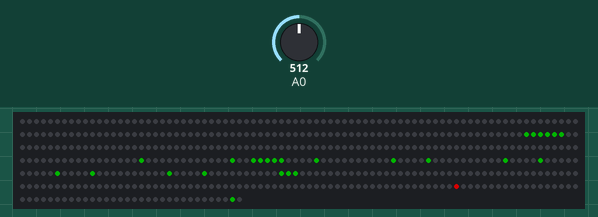
The sketch below on a simulated Arduino Uno, built with avr-gcc and run on an emulated ATmega328P. On the bench: 512 RGB LEDs in strip order, left to right, continuing on the next row. The test bench sets the inputs (shaded band); at power-on: A0 = 512. Dim RGB values are drawn brighter than linear; random numbers use the default seed unless the sketch sets one.

Above: at 23.89 s.
At 35.3 s:
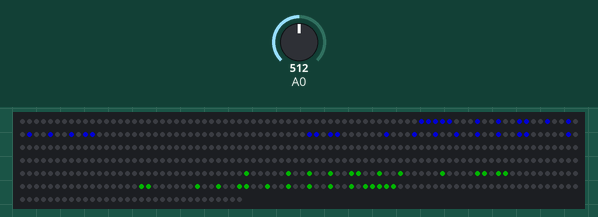

The sketch:

v2.ino
```cpp
// snek v2 — a self-playing snake on the vitals 16x32 LED stack.
//
// A tidy-up of ../snek.ino, moved onto the two-panel display from
// vitals-system/vitals. The maths and every decision the snake makes
// are unchanged from v1; what's new is the layout, the naming, the
// digit-font storage, and the panel mapping (v1 drove one 64x8 panel,
// this drives a 32-wide, 16-tall stack). Build this folder on its own
// (arduino-cli compile snek/v2); it does not touch ../snek.ino.
//
// Hardware
//   Two 32x8 WS2812B panels stacked vertically, DIN on pin 2 — a
//   32-wide, 16-tall display. Same panels and wiring as
//   vitals-system/vitals.
//     rows 0..7   -> top panel
//     rows 8..15  -> bottom panel
//   Each panel is an internal vertical serpentine, 8 LEDs per column.
//   The three flags below (which panel gets DIN first, whether each is
//   mounted upside-down) match the vitals build.
//
// How it plays
//   Every STEP_MS the snake ranks the four directions by wrapped
//   distance to the food (nearest first), then takes the first one that
//   doesn't run into its own body — looking exactly one step ahead. If
//   all four are blocked it takes the nearest anyway and dies: the run
//   length and the best-ever length flash (run length on the top panel,
//   best on the bottom), then a new game starts. The board is a torus,
//   so the snake and the food wrap around every edge.
//
// Bring-up
//   MODE = MODE_TEST walks a single green pixel across the grid and
//   prints x,y to Serial @ 9600. It should travel left->right along the
//   top row, then step down, ending bottom-right. Adjust the panel
//   flags until it does, then set MODE = MODE_RUN to play.

#include <FastLED.h>
#include <stdlib.h>
#include <string.h>

// ===================== build switches =====================
#define MODE_RUN    0
#define MODE_TEST   1   // walk a single green pixel across the grid
#define MODE_DIGITS 2   // static 123 on the top panel, 456 on the bottom
#define MODE        MODE_RUN

// ===================== hardware =====================
#define LED_PIN     2
#define CHIPSET     WS2812B
#define COLOR_ORDER GRB
#define BRIGHTNESS  128

// ===================== panel layout =====================
// Each panel: 8 leds per column, internal vertical serpentine. Verify
// with MODE_TEST, then leave these alone.
#define PANEL_W    32
#define PANEL_H    8
#define PANEL_LEDS (PANEL_W * PANEL_H)

#define TOP_IS_FIRST         0   // 1 if the data line (DIN) enters the TOP panel
#define TOP_PANEL_ROTATED    1   // top panel physically mounted upside-down
#define BOTTOM_PANEL_ROTATED 0

// ===================== board geometry =====================
#define WIDTH    PANEL_W
#define HEIGHT   (PANEL_H * 2)
#define NUM_LEDS (WIDTH * HEIGHT)
#define STEP_MS  50            // delay between snake moves

CRGB leds[NUM_LEDS];

// ===================== directions =====================
#define NONE  0
#define LEFT  1
#define UP    2
#define RIGHT 3
#define DOWN  4

// ===================== types =====================
// Defined before any function so Arduino's auto-generated prototypes
// can see them.
struct Point {
  int x;
  int y;
};

struct Snake {
  Point *body;   // body[0] is the head
  int    len;
  int    cap;    // Points allocated in body
  int    dir;
};

Snake snek = {};
Point food;

// ===================== score-digit font =====================
// 5-wide x 7-tall glyphs, one per digit, drawn in the panel's own
// orientation: x runs left->right, y runs top->bottom with y=0 at the
// top. Each array lists that digit's lit cells as interleaved x,y.
// Kept in flash; the render path reads them with pgm_read_byte.
//
//   0        1        2        3        4        5
//   .###.    ..#..    .###.    ###..    ...#.    #####
//   #...#    .##..    #...#    ....#    ..##.    #....
//   #...#    ..#..    ....#    ....#    .#.#.    #....
//   #...#    ..#..    ...#.    .###.    #..#.    ####.
//   #...#    ..#..    ..#..    ....#    #####    ....#
//   #...#    ..#..    .#...    ....#    ...#.    ....#
//   .###.    .###.    #####    ###..    ...#.    ####.
//
//   6        7        8        9
//   .###.    #####    .###.    .###.
//   #....    ....#    #...#    #...#
//   #....    ...#.    #...#    #...#
//   ####.    ..#..    .###.    .####
//   #...#    .#...    #...#    ....#
//   #...#    .#...    #...#    ....#
//   .###.    .#...    .###.    .###.
static const uint8_t GLYPH_0[] PROGMEM = { 1,0, 2,0, 3,0, 0,1, 4,1, 0,2, 4,2, 0,3, 4,3, 0,4, 4,4, 0,5, 4,5, 1,6, 2,6, 3,6 };
static const uint8_t GLYPH_1[] PROGMEM = { 2,0, 1,1, 2,1, 2,2, 2,3, 2,4, 2,5, 1,6, 2,6, 3,6 };
static const uint8_t GLYPH_2[] PROGMEM = { 1,0, 2,0, 3,0, 0,1, 4,1, 4,2, 3,3, 2,4, 1,5, 0,6, 1,6, 2,6, 3,6, 4,6 };
static const uint8_t GLYPH_3[] PROGMEM = { 0,0, 1,0, 2,0, 4,1, 4,2, 1,3, 2,3, 3,3, 4,4, 4,5, 0,6, 1,6, 2,6 };
static const uint8_t GLYPH_4[] PROGMEM = { 3,0, 2,1, 3,1, 1,2, 3,2, 0,3, 3,3, 0,4, 1,4, 2,4, 3,4, 4,4, 3,5, 3,6 };
static const uint8_t GLYPH_5[] PROGMEM = { 0,0, 1,0, 2,0, 3,0, 4,0, 0,1, 0,2, 0,3, 1,3, 2,3, 3,3, 4,4, 4,5, 0,6, 1,6, 2,6, 3,6 };
static const uint8_t GLYPH_6[] PROGMEM = { 1,0, 2,0, 3,0, 0,1, 0,2, 0,3, 1,3, 2,3, 3,3, 0,4, 4,4, 0,5, 4,5, 1,6, 2,6, 3,6 };
static const uint8_t GLYPH_7[] PROGMEM = { 0,0, 1,0, 2,0, 3,0, 4,0, 4,1, 3,2, 2,3, 1,4, 1,5, 1,6 };
static const uint8_t GLYPH_8[] PROGMEM = { 1,0, 2,0, 3,0, 0,1, 4,1, 0,2, 4,2, 1,3, 2,3, 3,3, 0,4, 4,4, 0,5, 4,5, 1,6, 2,6, 3,6 };
static const uint8_t GLYPH_9[] PROGMEM = { 1,0, 2,0, 3,0, 0,1, 4,1, 0,2, 4,2, 1,3, 2,3, 3,3, 4,3, 4,4, 4,5, 1,6, 2,6, 3,6 };

struct Glyph {
  const uint8_t *cells;   // PROGMEM, interleaved x,y
  uint8_t        pairs;
};

static const Glyph GLYPHS[10] = {
  { GLYPH_0, sizeof(GLYPH_0) / 2 },
  { GLYPH_1, sizeof(GLYPH_1) / 2 },
  { GLYPH_2, sizeof(GLYPH_2) / 2 },
  { GLYPH_3, sizeof(GLYPH_3) / 2 },
  { GLYPH_4, sizeof(GLYPH_4) / 2 },
  { GLYPH_5, sizeof(GLYPH_5) / 2 },
  { GLYPH_6, sizeof(GLYPH_6) / 2 },
  { GLYPH_7, sizeof(GLYPH_7) / 2 },
  { GLYPH_8, sizeof(GLYPH_8) / 2 },
  { GLYPH_9, sizeof(GLYPH_9) / 2 },
};

// ===================== panel mapping =====================
// Ported from vitals-system/vitals. index within one panel, local
// coords px:0..31 py:0..7.
static uint16_t panelLocal(uint8_t px, uint8_t py) {
  px = PANEL_W - 1 - px;                // data-in / column 0 is on the right
  return (px & 1) ? (px * PANEL_H + py)
                  : (px * PANEL_H + (PANEL_H - 1 - py));
}

// global (x,y), origin top-left, -> strip index
static int xy(int x, int y) {
  bool inTop = (y < PANEL_H);
  uint8_t px = x;
  uint8_t py = inTop ? y : (y - PANEL_H);
  bool rotated = inTop ? TOP_PANEL_ROTATED : BOTTOM_PANEL_ROTATED;
  if (rotated) { px = PANEL_W - 1 - px; py = PANEL_H - 1 - py; }
  uint16_t base = (inTop == (bool)TOP_IS_FIRST) ? 0 : PANEL_LEDS;
  return base + panelLocal(px, py);
}

static void drawPixel(int x, int y, CRGB::HTMLColorCode color) {
  if (x < 0 || x >= WIDTH || y < 0 || y >= HEIGHT) return;   // two-panel map: never index off-grid
  leds[xy(x, y)] = color;
}

// ===================== font rendering =====================
// one digit, its top-left corner at (xOffset, yOffset)
static void drawDigit(int xOffset, int yOffset, int digit, CRGB::HTMLColorCode color) {
  if (digit < 0 || digit > 9) return;      // v1 drew nothing outside 0..9
  const Glyph &g = GLYPHS[digit];
  for (uint8_t i = 0; i < g.pairs; i++) {
    uint8_t cx = pgm_read_byte(&g.cells[2 * i]);
    uint8_t cy = pgm_read_byte(&g.cells[2 * i + 1]);
    drawPixel(xOffset + cx, yOffset + cy, color);
  }
}

// up to three digits: hundreds (only when non-zero), tens, ones — at
// xOffset, xOffset+8, xOffset+16, exactly as v1's drawNum.
static void drawNumber(int xOffset, int yOffset, int value, CRGB::HTMLColorCode color) {
  int hundreds = value / 100;
  if (hundreds) drawDigit(xOffset, yOffset, hundreds, color);
  drawDigit(xOffset + 8,  yOffset, (value % 100) / 10, color);
  drawDigit(xOffset + 16, yOffset, value % 10,         color);
}

// ===================== snake =====================
static void newSnek() {
  if (snek.body != NULL) free(snek.body);
  snek.body = (Point *) calloc(10, sizeof(*snek.body));   // head starts at (0,0)
  snek.len  = 1;
  snek.cap  = 10;
  snek.dir  = NONE;
}

static void snekDraw() {
  for (int i = 0; i < snek.len; i++)
    drawPixel(snek.body[i].x, snek.body[i].y, CRGB::Green);
}

// Is p on the snake? The tail (body[len-1]) is skipped: it vacates its
// cell on the same step, so moving onto it is legal.
static bool snekContains(Point p) {
  for (int i = 0; i < snek.len - 1; i++)
    if (snek.body[i].x == p.x && snek.body[i].y == p.y) return true;
  return false;
}

// shift the body up one slot and drop in the new head (no growth)
static void snekMove(Point head) {
  memmove(&snek.body[1], &snek.body[0], sizeof(*snek.body) * (snek.len - 1));
  snek.body[0] = head;
}

// same, but keep the tail and double the buffer if it's full
static void snekFeed(Point head) {
  if (snek.len == snek.cap) {
    snek.cap *= 2;
    snek.body = (Point *) realloc(snek.body, snek.cap * sizeof(*snek.body));
  }
  memmove(&snek.body[1], &snek.body[0], sizeof(*snek.body) * snek.len);
  snek.body[0] = head;
  snek.len++;
}

// ===================== food =====================
static Point newFood() {
  int x = random(WIDTH);
  int y = random(HEIGHT);
  while (snekContains(Point{x, y})) {
    x = random(WIDTH);
    y = random(HEIGHT);
  }
  return Point{x, y};
}

static void foodDraw() {
  drawPixel(food.x, food.y, CRGB::Red);
}

// ===================== movement =====================
// one step in dir from p, wrapping around every edge
static Point coordsForDir(Point p, int dir) {
  switch (dir) {
    case LEFT:  if (--p.x == -1)     p.x = WIDTH - 1;  break;
    case UP:    if (++p.y == HEIGHT) p.y = 0;          break;
    case RIGHT: if (++p.x == WIDTH)  p.x = 0;          break;
    case DOWN:  if (--p.y == -1)     p.y = HEIGHT - 1; break;
  }
  return p;
}

// ===================== the AI =====================
struct Choice {
  int dir;
  int n;     // wrapped distance to the food in that direction
};

static int cmpChoice(const void *a, const void *b) {
  return ((const Choice *)a)->n - ((const Choice *)b)->n;
}

// Rank the four directions nearest-first. Returns a pointer to a static
// buffer, valid until the next call.
static int *snekChoices() {
  int nLeft  = (snek.body[0].x - food.x + WIDTH)  % WIDTH;
  int nRight = (food.x - snek.body[0].x + WIDTH)  % WIDTH;
  int nUp    = (food.y - snek.body[0].y + HEIGHT) % HEIGHT;
  int nDown  = (snek.body[0].y - food.y + HEIGHT) % HEIGHT;

  Choice dirs[4] = {
    { LEFT,  nLeft  },
    { RIGHT, nRight },
    { UP,    nUp    },
    { DOWN,  nDown  },
  };
  qsort(dirs, 4, sizeof(Choice), cmpChoice);

  static int choices[4];
  if (dirs[0].n == 0 && dirs[1].n == 0) {
    // head already shares a row or column with the food: close the gap
    // on the other axis first, keep the aligned axis as the fallback.
    choices[0] = dirs[2].dir;
    choices[1] = dirs[3].dir;
    choices[2] = dirs[0].dir;
    choices[3] = dirs[1].dir;
    return choices;
  }
  for (int i = 0; i < 4; i++) choices[i] = dirs[i].dir;
  return choices;
}

// first ranked direction that doesn't hit the body; if all four do,
// take the best one and die.
static int evalChoices(int choices[4]) {
  for (int i = 0; i < 4; i++)
    if (!snekContains(coordsForDir(snek.body[0], choices[i])))
      return choices[i];
  return choices[0];
}

// ===================== one game step =====================
static void showScores();   // defined below

static void snekUpdate(int dir) {
  Point head = coordsForDir(snek.body[0], dir);
  snek.dir = dir;

  if (snekContains(head)) {
    showScores();
    newSnek();
    food = newFood();
  } else if (head.x == food.x && head.y == food.y) {
    snekFeed(head);
    food = newFood();
  } else {
    snekMove(head);
  }
}

// ===================== score screen =====================
// Blink the run length (top panel) above the best-ever length (bottom
// panel), five times. The run length is green if it's a new best, blue
// if it ties, red otherwise; the best-ever length is always blue.
static void showScores() {
  static int best = 0;
  CRGB::HTMLColorCode color = CRGB::Red;
  if (snek.len > best) {
    best = snek.len;
    color = CRGB::Green;
  } else if (snek.len == best) {
    color = CRGB::Blue;
  }
  for (int i = 0; i < 5; i++) {
    FastLED.clearData();
    if (i % 2 == 0) drawNumber(4, 0, snek.len, color);
    drawNumber(4, PANEL_H, best, CRGB::Blue);
    FastLED.show();
    delay(500);
  }
}

// ===================== RNG seed =====================
// 32 low bits of a floating analog pin, one bit per read.
static void setupRandom() {
  unsigned long seed = 0;
  for (int i = 0; i < 32; i++)
    seed |= (unsigned long)(analogRead(A0) & 0x01) << i;
  randomSeed(seed);
}

// ===================== main =====================
void setup() {
  Serial.begin(9600);
  setupRandom();
  FastLED.addLeds<CHIPSET, LED_PIN, COLOR_ORDER>(leds, NUM_LEDS)
         .setCorrection(TypicalSMD5050);
  FastLED.setBrightness(BRIGHTNESS);
  FastLED.clearData();
  newSnek();
  food = newFood();
  snekDraw();
  foodDraw();
  FastLED.show();
  delay(STEP_MS);
}

#if MODE == MODE_TEST
void loop() {
  static uint8_t tx = 0, ty = 0;
  FastLED.clearData();
  drawPixel(tx, ty, CRGB::Green);
  FastLED.show();
  Serial.print("x="); Serial.print(tx);
  Serial.print(" y="); Serial.println(ty);
  delay(120);
  if (++tx >= WIDTH) { tx = 0; if (++ty >= HEIGHT) ty = 0; }
}
#elif MODE == MODE_DIGITS
void loop() {
  FastLED.clearData();
  drawNumber(4, 0,       123, CRGB::Green);   // top panel
  drawNumber(4, PANEL_H, 456, CRGB::Blue);    // bottom panel
  FastLED.show();
  delay(1000);
}
#else
void loop() {
  snekUpdate(evalChoices(snekChoices()));
  FastLED.clearData();
  snekDraw();
  foodDraw();
  FastLED.show();
  delay(STEP_MS);
}
#endif
```
